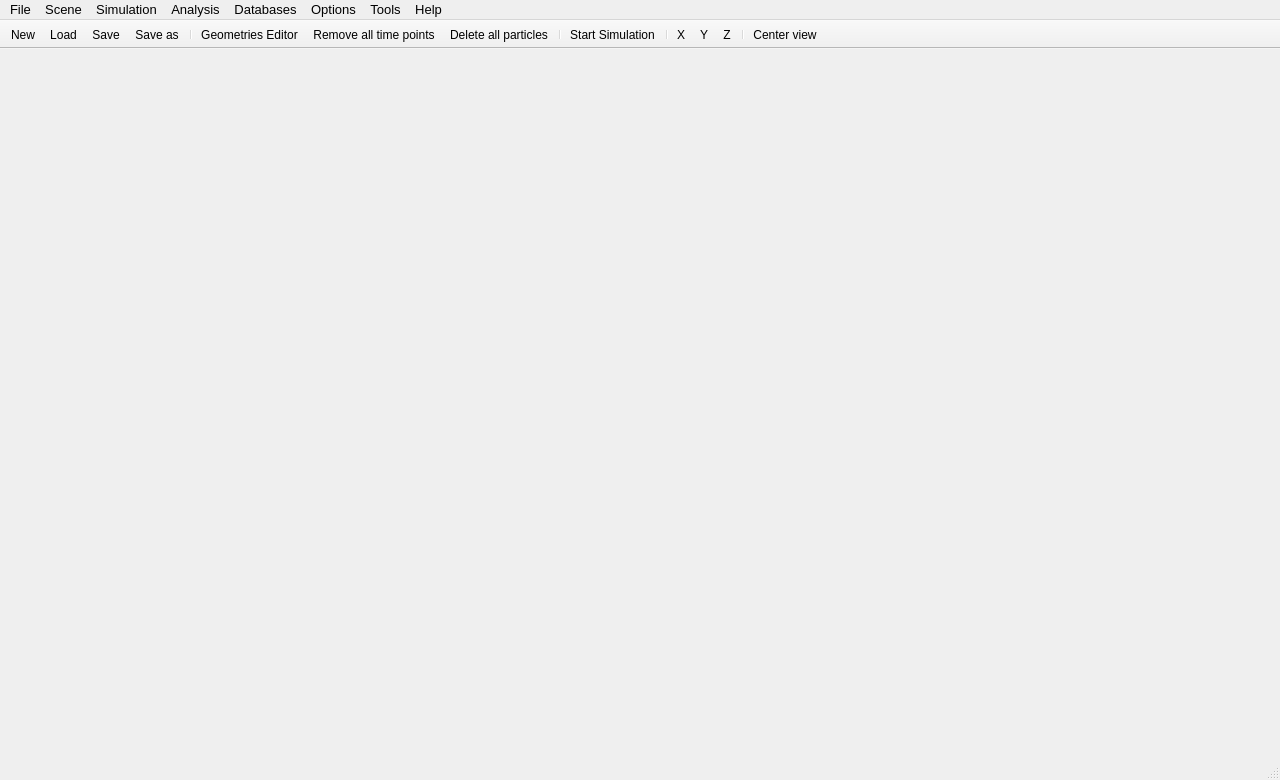
<?xml version="1.0" encoding="UTF-8"?>
<ui version="4.0">
 <class>MusenGUIClass</class>
 <widget class="QMainWindow" name="MusenGUIClass">
  <property name="geometry">
   <rect>
    <x>0</x>
    <y>0</y>
    <width>1280</width>
    <height>780</height>
   </rect>
  </property>
  <property name="sizePolicy">
   <sizepolicy hsizetype="Expanding" vsizetype="Expanding">
    <horstretch>0</horstretch>
    <verstretch>0</verstretch>
   </sizepolicy>
  </property>
  <property name="windowTitle">
   <string>MUSEN</string>
  </property>
  <property name="windowIcon">
   <iconset resource="../../MusenGUI/MusenGUI/musengui.qrc">
    <normaloff>:/MusenGUI/Resources/MUSEN_Ico.png</normaloff>:/MusenGUI/Resources/MUSEN_Ico.png</iconset>
  </property>
  <property name="iconSize">
   <size>
    <width>24</width>
    <height>17</height>
   </size>
  </property>
  <widget class="QWidget" name="centralWidget">
   <property name="MainWidget" stdset="0">
    <bool>true</bool>
   </property>
   <layout class="QHBoxLayout" name="horizontalLayout" stretch="1,5">
    <property name="leftMargin">
     <number>4</number>
    </property>
    <property name="topMargin">
     <number>3</number>
    </property>
    <property name="rightMargin">
     <number>4</number>
    </property>
    <property name="bottomMargin">
     <number>3</number>
    </property>
    <item>
     <widget class="QWidget" name="viewOptions" native="true"/>
    </item>
    <item>
     <layout class="QVBoxLayout" name="verticalLayout" stretch="0,1">
      <property name="spacing">
       <number>0</number>
      </property>
      <item>
       <widget class="CTimeSliderTab" name="timeSlider" native="true"/>
      </item>
      <item>
       <widget class="QWidget" name="sceneViewer" native="true"/>
      </item>
     </layout>
    </item>
   </layout>
  </widget>
  <widget class="QMenuBar" name="menuBar">
   <property name="geometry">
    <rect>
     <x>0</x>
     <y>0</y>
     <width>1280</width>
     <height>23</height>
    </rect>
   </property>
   <property name="font">
    <font>
     <pointsize>10</pointsize>
    </font>
   </property>
   <widget class="QMenu" name="menuFile">
    <property name="font">
     <font>
      <pointsize>10</pointsize>
     </font>
    </property>
    <property name="title">
     <string>File</string>
    </property>
    <addaction name="actionNew"/>
    <addaction name="actionSave"/>
    <addaction name="actionSaveAs"/>
    <addaction name="actionSaveSnapshot"/>
    <addaction name="actionExportToText"/>
    <addaction name="actionImportFromText"/>
    <addaction name="actionImportFromEDEM"/>
    <addaction name="actionLoad"/>
    <addaction name="actionExit"/>
    <addaction name="separator"/>
   </widget>
   <widget class="QMenu" name="menuDatabases">
    <property name="font">
     <font>
      <pointsize>10</pointsize>
     </font>
    </property>
    <property name="toolTip">
     <string/>
    </property>
    <property name="title">
     <string>Databases</string>
    </property>
    <addaction name="actionAgglomeratesDatabase"/>
    <addaction name="actionGeometriesDatabase"/>
    <addaction name="actionMaterialsDatabaseGlobal"/>
   </widget>
   <widget class="QMenu" name="menuScene">
    <property name="font">
     <font>
      <pointsize>10</pointsize>
     </font>
    </property>
    <property name="title">
     <string>Scene</string>
    </property>
    <addaction name="actionBondsGeneration"/>
    <addaction name="actionPackageGenerator"/>
    <addaction name="separator"/>
    <addaction name="actionGeometriesEditor"/>
    <addaction name="actionMaterialsDatabaseLocal"/>
    <addaction name="actionObjectsEditor"/>
    <addaction name="actionSceneEditor"/>
    <addaction name="separator"/>
    <addaction name="actionClearTimePoints"/>
    <addaction name="actionClearSpecificTimePoints"/>
    <addaction name="actionDeleteAllBonds"/>
    <addaction name="actionDeleteAllParticles"/>
    <addaction name="actionDeleteNonConnectedParticles"/>
    <addaction name="actionDeleteSeparateParticles"/>
   </widget>
   <widget class="QMenu" name="menuHelp">
    <property name="font">
     <font>
      <pointsize>10</pointsize>
     </font>
    </property>
    <property name="title">
     <string>Help</string>
    </property>
    <widget class="QMenu" name="menuDocumentation">
     <property name="title">
      <string>Documentation</string>
     </property>
    </widget>
    <addaction name="menuDocumentation"/>
    <addaction name="actionAbout"/>
    <addaction name="separator"/>
    <addaction name="actionWatchOnYoutube"/>
   </widget>
   <widget class="QMenu" name="menuSimulation">
    <property name="font">
     <font>
      <pointsize>10</pointsize>
     </font>
    </property>
    <property name="title">
     <string>Simulation</string>
    </property>
    <addaction name="actionObjectsGenerator"/>
    <addaction name="actionStartSimulation"/>
    <addaction name="actionSimulatorSettings"/>
   </widget>
   <widget class="QMenu" name="menuOptions">
    <property name="font">
     <font>
      <pointsize>10</pointsize>
     </font>
    </property>
    <property name="title">
     <string>Options</string>
    </property>
    <addaction name="actionDefaultUnits"/>
    <addaction name="actionModelManager"/>
    <addaction name="actionConfiguration"/>
   </widget>
   <widget class="QMenu" name="menuAnalysis">
    <property name="title">
     <string>Analysis</string>
    </property>
    <addaction name="actionAgglomeratesAnalyzer"/>
    <addaction name="actionBondsAnalyzer"/>
    <addaction name="actionGeometriesAnalyzer"/>
    <addaction name="actionResultAnalyzer"/>
    <addaction name="actionSampleAnalyzer"/>
    <addaction name="separator"/>
    <addaction name="actionPackageInfo"/>
   </widget>
   <widget class="QMenu" name="menuTools">
    <property name="enabled">
     <bool>true</bool>
    </property>
    <property name="title">
     <string>Tools</string>
    </property>
    <addaction name="actionCameraSettings"/>
    <addaction name="actionExportGeometries"/>
    <addaction name="actionMergeFiles"/>
    <addaction name="actionSaveAsImage"/>
    <addaction name="actionSaveAsImagesSet"/>
   </widget>
   <addaction name="menuFile"/>
   <addaction name="menuScene"/>
   <addaction name="menuSimulation"/>
   <addaction name="menuAnalysis"/>
   <addaction name="menuDatabases"/>
   <addaction name="menuOptions"/>
   <addaction name="menuTools"/>
   <addaction name="menuHelp"/>
  </widget>
  <widget class="QStatusBar" name="statusBar"/>
  <widget class="QToolBar" name="mainToolBar">
   <property name="windowTitle">
    <string>Tool bar</string>
   </property>
   <property name="movable">
    <bool>false</bool>
   </property>
   <property name="iconSize">
    <size>
     <width>24</width>
     <height>17</height>
    </size>
   </property>
   <property name="toolButtonStyle">
    <enum>Qt::ToolButtonIconOnly</enum>
   </property>
   <property name="floatable">
    <bool>false</bool>
   </property>
   <attribute name="toolBarArea">
    <enum>TopToolBarArea</enum>
   </attribute>
   <attribute name="toolBarBreak">
    <bool>false</bool>
   </attribute>
   <addaction name="actionNew"/>
   <addaction name="actionLoad"/>
   <addaction name="actionSave"/>
   <addaction name="actionSaveAs"/>
   <addaction name="separator"/>
   <addaction name="actionGeometriesEditor"/>
   <addaction name="actionClearTimePoints"/>
   <addaction name="actionDeleteAllParticles"/>
   <addaction name="separator"/>
   <addaction name="actionStartSimulation"/>
   <addaction name="separator"/>
   <addaction name="actionAutoCentrateViewX"/>
   <addaction name="actionAutoCentrateViewY"/>
   <addaction name="actionAutoCentrateViewZ"/>
   <addaction name="separator"/>
   <addaction name="actionAutoCentrateView"/>
  </widget>
  <action name="actionLoad">
   <property name="icon">
    <iconset resource="../../MusenGUI/MusenGUI/musengui.qrc">
     <normaloff>:/MusenGUI/folderr.png</normaloff>:/MusenGUI/folderr.png</iconset>
   </property>
   <property name="text">
    <string>Load...</string>
   </property>
   <property name="toolTip">
    <string>Load scene from the .mdem file</string>
   </property>
   <property name="statusTip">
    <string>Load scene from the .mdem file</string>
   </property>
   <property name="whatsThis">
    <string>Load scene from the .mdem file</string>
   </property>
   <property name="shortcut">
    <string>Ctrl+O</string>
   </property>
  </action>
  <action name="actionExit">
   <property name="text">
    <string>Exit</string>
   </property>
   <property name="toolTip">
    <string>Close application</string>
   </property>
   <property name="statusTip">
    <string>Close application</string>
   </property>
   <property name="whatsThis">
    <string>Close application</string>
   </property>
  </action>
  <action name="actionMaterialsDatabaseLocal">
   <property name="text">
    <string>Materials Editor</string>
   </property>
   <property name="toolTip">
    <string>Open materials editor</string>
   </property>
   <property name="statusTip">
    <string>Open database of current materials</string>
   </property>
  </action>
  <action name="actionBondsGeneration">
   <property name="icon">
    <iconset resource="../../MusenGUI/MusenGUI/musengui.qrc">
     <normaloff>:/bondsGeneratorIco/bonds_generator.png</normaloff>:/bondsGeneratorIco/bonds_generator.png</iconset>
   </property>
   <property name="text">
    <string>Bonds Generator</string>
   </property>
   <property name="toolTip">
    <string>Modify properties of materials and mixtures</string>
   </property>
   <property name="statusTip">
    <string>Modify properties of materials and mixtures</string>
   </property>
   <property name="whatsThis">
    <string>Modify properties of materials and mixtures</string>
   </property>
  </action>
  <action name="actionPackageInfo">
   <property name="icon">
    <iconset>
     <normaloff>:/MusenGUI/statistics.png</normaloff>:/MusenGUI/statistics.png</iconset>
   </property>
   <property name="text">
    <string>Scene Info</string>
   </property>
   <property name="toolTip">
    <string>Get the detailed information about the current scene</string>
   </property>
   <property name="statusTip">
    <string>Get the detailed information about the current scene</string>
   </property>
   <property name="whatsThis">
    <string>Get the detailed information about the current scene</string>
   </property>
  </action>
  <action name="actionAbout">
   <property name="text">
    <string>About</string>
   </property>
   <property name="toolTip">
    <string>Get the information about the program</string>
   </property>
   <property name="statusTip">
    <string>Get the information about the program</string>
   </property>
   <property name="whatsThis">
    <string>Get the information about the program</string>
   </property>
  </action>
  <action name="actionPackageGenerator">
   <property name="icon">
    <iconset>
     <normaloff>:/MusenGUI/package_button.jpg</normaloff>:/MusenGUI/package_button.jpg</iconset>
   </property>
   <property name="text">
    <string>Package Generator</string>
   </property>
   <property name="toolTip">
    <string>Create package of spherical particles</string>
   </property>
   <property name="statusTip">
    <string>Create package of spherical particles</string>
   </property>
   <property name="whatsThis">
    <string>Create package of spherical particles</string>
   </property>
  </action>
  <action name="actionNew">
   <property name="icon">
    <iconset resource="../../MusenGUI/MusenGUI/musengui.qrc">
     <normaloff>:/MusenGUI/newPage.png</normaloff>:/MusenGUI/newPage.png</iconset>
   </property>
   <property name="text">
    <string>New...</string>
   </property>
   <property name="toolTip">
    <string>Create new empty scene</string>
   </property>
   <property name="statusTip">
    <string>Create new empty scene</string>
   </property>
   <property name="whatsThis">
    <string>Create new empty scene</string>
   </property>
   <property name="shortcut">
    <string>Ctrl+N</string>
   </property>
   <property name="visible">
    <bool>true</bool>
   </property>
  </action>
  <action name="actionSave">
   <property name="icon">
    <iconset resource="../../MusenGUI/MusenGUI/musengui.qrc">
     <normaloff>:/MusenGUI/save_button.png</normaloff>:/MusenGUI/save_button.png</iconset>
   </property>
   <property name="text">
    <string>Save</string>
   </property>
   <property name="toolTip">
    <string>Save current scene into the current .mdem file</string>
   </property>
   <property name="statusTip">
    <string>Save current scene into the current .mdem file</string>
   </property>
   <property name="whatsThis">
    <string>Save current scene into the current .mdem file</string>
   </property>
   <property name="shortcut">
    <string>Ctrl+S</string>
   </property>
  </action>
  <action name="actionExportToText">
   <property name="icon">
    <iconset resource="../../MusenGUI/MusenGUI/musengui.qrc">
     <normaloff>:/MusenGUI/save_button_txt.png</normaloff>:/MusenGUI/save_button_txt.png</iconset>
   </property>
   <property name="text">
    <string>Export as text</string>
   </property>
   <property name="toolTip">
    <string>Save current scene as a text file</string>
   </property>
   <property name="statusTip">
    <string>Save current scene as a text file</string>
   </property>
   <property name="whatsThis">
    <string>Save current scene as a text file</string>
   </property>
  </action>
  <action name="actionObjectsEditor">
   <property name="text">
    <string>Objects Editor</string>
   </property>
   <property name="iconText">
    <string>Objects editor</string>
   </property>
   <property name="toolTip">
    <string>Manual objects editor</string>
   </property>
   <property name="statusTip">
    <string>Manual objects editor</string>
   </property>
   <property name="whatsThis">
    <string>Manual objects editor</string>
   </property>
  </action>
  <action name="actionClearTimePoints">
   <property name="icon">
    <iconset resource="../../MusenGUI/MusenGUI/musengui.qrc">
     <normaloff>:/MusenGUI/Pictures/clock.png</normaloff>:/MusenGUI/Pictures/clock.png</iconset>
   </property>
   <property name="text">
    <string>Remove all time points</string>
   </property>
   <property name="toolTip">
    <string>Remove all time points in the current file</string>
   </property>
   <property name="statusTip">
    <string>Remove all time points in the current file</string>
   </property>
   <property name="whatsThis">
    <string>Remove all time points in the current file</string>
   </property>
  </action>
  <action name="actionSampleAnalyzer">
   <property name="enabled">
    <bool>true</bool>
   </property>
   <property name="text">
    <string>Sample Analyzer</string>
   </property>
   <property name="toolTip">
    <string>A tool for analyzing the scene in a specific volume</string>
   </property>
   <property name="statusTip">
    <string>A tool for analyzing the scene in  specific volume</string>
   </property>
   <property name="whatsThis">
    <string>A tool for analyzing the scene in a specific volume</string>
   </property>
  </action>
  <action name="actionSaveAsImage">
   <property name="text">
    <string>Save as image</string>
   </property>
   <property name="toolTip">
    <string>Save current view as an image</string>
   </property>
   <property name="statusTip">
    <string>Save current view as an image</string>
   </property>
   <property name="whatsThis">
    <string>Save current view as an image</string>
   </property>
  </action>
  <action name="actionSaveAsImagesSet">
   <property name="text">
    <string>Save set of images</string>
   </property>
   <property name="toolTip">
    <string>Save current simulation as a set of images</string>
   </property>
   <property name="statusTip">
    <string>Save current simulation as a set of images</string>
   </property>
   <property name="whatsThis">
    <string>Save current simulation as a set of images</string>
   </property>
  </action>
  <action name="actionWatchOnYoutube">
   <property name="enabled">
    <bool>true</bool>
   </property>
   <property name="icon">
    <iconset resource="../../MusenGUI/MusenGUI/musengui.qrc">
     <normaloff>:/MusenGUI/Pictures/youtube_icon.png</normaloff>:/MusenGUI/Pictures/youtube_icon.png</iconset>
   </property>
   <property name="text">
    <string>Watch on YouTube</string>
   </property>
   <property name="toolTip">
    <string>Open YouTube channel</string>
   </property>
   <property name="statusTip">
    <string>Open YouTube channel</string>
   </property>
   <property name="whatsThis">
    <string>Open YouTube channel</string>
   </property>
  </action>
  <action name="actionSceneEditor">
   <property name="text">
    <string>Scene Editor</string>
   </property>
   <property name="toolTip">
    <string>Modify total scene</string>
   </property>
   <property name="statusTip">
    <string>Modify total scene</string>
   </property>
   <property name="whatsThis">
    <string>Modify total scene</string>
   </property>
  </action>
  <action name="actionConfiguration">
   <property name="text">
    <string>Settings</string>
   </property>
   <property name="toolTip">
    <string>Specify program options </string>
   </property>
   <property name="statusTip">
    <string>Specify program options </string>
   </property>
   <property name="whatsThis">
    <string>Specify program options </string>
   </property>
  </action>
  <action name="actionDeleteAllParticles">
   <property name="icon">
    <iconset resource="../../MusenGUI/MusenGUI/musengui.qrc">
     <normaloff>:/MusenGUI/Pictures/deleteParticles.png</normaloff>:/MusenGUI/Pictures/deleteParticles.png</iconset>
   </property>
   <property name="text">
    <string>Delete all particles</string>
   </property>
   <property name="toolTip">
    <string>Delete all particles from the current scene</string>
   </property>
   <property name="statusTip">
    <string>Delete all particles from the current scene</string>
   </property>
   <property name="whatsThis">
    <string>Delete all particles from the current scene</string>
   </property>
  </action>
  <action name="actionSaveSnapshot">
   <property name="text">
    <string>Save data snapshot</string>
   </property>
   <property name="toolTip">
    <string>Save selected time point as a separate .mdem file</string>
   </property>
   <property name="statusTip">
    <string>Save selected time point as a separate .mdem file</string>
   </property>
   <property name="whatsThis">
    <string>Save selected time point as a separate .mdem file</string>
   </property>
  </action>
  <action name="actionGeometriesDatabase">
   <property name="text">
    <string>Geometries</string>
   </property>
   <property name="toolTip">
    <string>Open database of geometries</string>
   </property>
   <property name="statusTip">
    <string>Open database of geometries</string>
   </property>
   <property name="whatsThis">
    <string>Open database of geometries</string>
   </property>
  </action>
  <action name="actionAgglomeratesDatabase">
   <property name="icon">
    <iconset resource="../../MusenGUI/MusenGUI/musengui.qrc">
     <normaloff>:/MusenGUI/Pictures/aggloIco.png</normaloff>:/MusenGUI/Pictures/aggloIco.png</iconset>
   </property>
   <property name="text">
    <string>Agglomerates</string>
   </property>
   <property name="toolTip">
    <string>Open database of agglomerates</string>
   </property>
   <property name="statusTip">
    <string>Open database of agglomerates</string>
   </property>
   <property name="whatsThis">
    <string>Open database of agglomerates</string>
   </property>
  </action>
  <action name="actionObjectsGenerator">
   <property name="text">
    <string>Dynamic Generator</string>
   </property>
   <property name="toolTip">
    <string>Specify parameters for generation of new particles</string>
   </property>
   <property name="statusTip">
    <string>Specify parameters for generation of new particles</string>
   </property>
   <property name="whatsThis">
    <string>Specify parameters for generation of new particles</string>
   </property>
  </action>
  <action name="actionGeometriesEditor">
   <property name="icon">
    <iconset resource="../../MusenGUI/MusenGUI/musengui.qrc">
     <normaloff>:/MusenGUI/Pictures/geomEditorIco.png</normaloff>:/MusenGUI/Pictures/geomEditorIco.png</iconset>
   </property>
   <property name="text">
    <string>Geometries Editor</string>
   </property>
   <property name="toolTip">
    <string>Modify position, size and velocity of geometrical objects</string>
   </property>
   <property name="statusTip">
    <string>Modify position, size and velocity of geometrical objects</string>
   </property>
   <property name="whatsThis">
    <string>Modify position, size and velocity of geometrical objects</string>
   </property>
  </action>
  <action name="actionStartSimulation">
   <property name="icon">
    <iconset resource="../../MusenGUI/MusenGUI/musengui.qrc">
     <normaloff>:/MusenGUI/Pictures/Play_Icon.png</normaloff>:/MusenGUI/Pictures/Play_Icon.png</iconset>
   </property>
   <property name="text">
    <string>Start Simulation</string>
   </property>
   <property name="toolTip">
    <string>Main simulator</string>
   </property>
   <property name="statusTip">
    <string>Main simulator</string>
   </property>
   <property name="whatsThis">
    <string>Main simulator</string>
   </property>
  </action>
  <action name="actionResultAnalyzer">
   <property name="text">
    <string>Particles Analyzer</string>
   </property>
   <property name="toolTip">
    <string>Particles analyzer</string>
   </property>
   <property name="statusTip">
    <string>Particles analyzer</string>
   </property>
   <property name="whatsThis">
    <string>Particles analyzer</string>
   </property>
  </action>
  <action name="actionGeometriesAnalyzer">
   <property name="text">
    <string>Geometries Analyzer</string>
   </property>
   <property name="toolTip">
    <string>Geometries analyzer</string>
   </property>
   <property name="statusTip">
    <string>Geometries analyzer</string>
   </property>
   <property name="whatsThis">
    <string>Geometries analyzer</string>
   </property>
  </action>
  <action name="actionBondsAnalyzer">
   <property name="text">
    <string>Bonds Analyzer</string>
   </property>
   <property name="toolTip">
    <string>Bonds analyzer</string>
   </property>
   <property name="statusTip">
    <string>Bonds analyzer</string>
   </property>
   <property name="whatsThis">
    <string>Bonds analyzer</string>
   </property>
  </action>
  <action name="actionCollisionsAnalyzer">
   <property name="text">
    <string>Collisions Analyzer</string>
   </property>
   <property name="toolTip">
    <string>Collisions analyzer</string>
   </property>
   <property name="statusTip">
    <string>Collisions analyzer</string>
   </property>
   <property name="whatsThis">
    <string>Collisions analyzer</string>
   </property>
  </action>
  <action name="actionImportFromText">
   <property name="text">
    <string>Import from text</string>
   </property>
   <property name="iconText">
    <string>Import from text </string>
   </property>
   <property name="toolTip">
    <string>Import data from a text file</string>
   </property>
   <property name="statusTip">
    <string>Import data from a text file</string>
   </property>
   <property name="whatsThis">
    <string>Import data from a text file</string>
   </property>
  </action>
  <action name="actionImportFromEDEM">
   <property name="enabled">
    <bool>false</bool>
   </property>
   <property name="text">
    <string>Import from EDEM</string>
   </property>
   <property name="visible">
    <bool>false</bool>
   </property>
  </action>
  <action name="actionSaveAs">
   <property name="icon">
    <iconset resource="../../MusenGUI/MusenGUI/musengui.qrc">
     <normaloff>:/MusenGUI/Pictures/save_as.png</normaloff>:/MusenGUI/Pictures/save_as.png</iconset>
   </property>
   <property name="text">
    <string>Save as...</string>
   </property>
   <property name="toolTip">
    <string>Save current scene into the new .mdem file</string>
   </property>
   <property name="statusTip">
    <string>Save current scene into the new .mdem file</string>
   </property>
   <property name="whatsThis">
    <string>Save current scene into the new .mdem file</string>
   </property>
   <property name="shortcut">
    <string>Ctrl+Shift+S</string>
   </property>
  </action>
  <action name="actionAutoCentrateView">
   <property name="icon">
    <iconset resource="../../MusenGUI/MusenGUI/musengui.qrc">
     <normaloff>:/MusenGUI/autoCentrate.png</normaloff>:/MusenGUI/autoCentrate.png</iconset>
   </property>
   <property name="text">
    <string>Center view</string>
   </property>
   <property name="toolTip">
    <string>Center view</string>
   </property>
  </action>
  <action name="actionModelManager">
   <property name="text">
    <string>Model Manager</string>
   </property>
   <property name="toolTip">
    <string>Setup paths to models</string>
   </property>
   <property name="statusTip">
    <string>Setup paths to models</string>
   </property>
   <property name="whatsThis">
    <string>Setup paths to models</string>
   </property>
  </action>
  <action name="actionDefaultUnits">
   <property name="text">
    <string>Default Units</string>
   </property>
   <property name="toolTip">
    <string>Configure default units of measurement</string>
   </property>
   <property name="statusTip">
    <string>Configure default units of measurement</string>
   </property>
   <property name="whatsThis">
    <string>Configure default units of measurement</string>
   </property>
  </action>
  <action name="actionDeleteAllBonds">
   <property name="text">
    <string>Delete all bonds</string>
   </property>
   <property name="toolTip">
    <string>Delete all bonds from the current scene</string>
   </property>
   <property name="statusTip">
    <string>Delete all bonds from the current scene</string>
   </property>
   <property name="whatsThis">
    <string>Delete all bonds from the current scene</string>
   </property>
  </action>
  <action name="actionAgglomeratesAnalyzer">
   <property name="text">
    <string>Agglomerates Analyzer</string>
   </property>
   <property name="toolTip">
    <string>Agglomerates analyzer</string>
   </property>
   <property name="statusTip">
    <string>Agglomerates analyzer</string>
   </property>
   <property name="whatsThis">
    <string>Agglomerates analyzer</string>
   </property>
  </action>
  <action name="actionExportGeometries">
   <property name="text">
    <string>Export geometries as STL</string>
   </property>
   <property name="toolTip">
    <string>Export geometries as binary STL file</string>
   </property>
   <property name="statusTip">
    <string>Export geometries as binary STL file</string>
   </property>
   <property name="whatsThis">
    <string>Export geometries as binary STL file</string>
   </property>
  </action>
  <action name="actionMaterialsDatabaseGlobal">
   <property name="text">
    <string>Materials</string>
   </property>
   <property name="toolTip">
    <string>Open database of materials</string>
   </property>
   <property name="statusTip">
    <string>Open database of materials</string>
   </property>
   <property name="whatsThis">
    <string>Open database of materials</string>
   </property>
  </action>
  <action name="actionAutoCentrateViewX">
   <property name="icon">
    <iconset resource="../../MusenGUI/MusenGUI/musengui.qrc">
     <normaloff>:/MusenGUI/Pictures/autoCentrateX.png</normaloff>:/MusenGUI/Pictures/autoCentrateX.png</iconset>
   </property>
   <property name="text">
    <string>X</string>
   </property>
   <property name="toolTip">
    <string>Center by X</string>
   </property>
  </action>
  <action name="actionAutoCentrateViewY">
   <property name="icon">
    <iconset resource="../../MusenGUI/MusenGUI/musengui.qrc">
     <normaloff>:/MusenGUI/Pictures/autoCentrateY.png</normaloff>:/MusenGUI/Pictures/autoCentrateY.png</iconset>
   </property>
   <property name="text">
    <string>Y</string>
   </property>
   <property name="toolTip">
    <string>Center by Y</string>
   </property>
  </action>
  <action name="actionAutoCentrateViewZ">
   <property name="icon">
    <iconset resource="../../MusenGUI/MusenGUI/musengui.qrc">
     <normaloff>:/MusenGUI/Pictures/autoCentrateZ.png</normaloff>:/MusenGUI/Pictures/autoCentrateZ.png</iconset>
   </property>
   <property name="text">
    <string>Z</string>
   </property>
   <property name="toolTip">
    <string>Center by Z</string>
   </property>
  </action>
  <action name="actionMergeFiles">
   <property name="checkable">
    <bool>false</bool>
   </property>
   <property name="checked">
    <bool>false</bool>
   </property>
   <property name="enabled">
    <bool>true</bool>
   </property>
   <property name="text">
    <string>Merge files</string>
   </property>
   <property name="visible">
    <bool>true</bool>
   </property>
   <property name="iconVisibleInMenu">
    <bool>true</bool>
   </property>
  </action>
  <action name="actionDeleteNonConnectedParticles">
   <property name="text">
    <string>Delete particles without bonds</string>
   </property>
   <property name="toolTip">
    <string>Delete particles which are not connected with bonds</string>
   </property>
  </action>
  <action name="actionSimulatorSettings">
   <property name="text">
    <string>Simulator Settings</string>
   </property>
  </action>
  <action name="actionClearSpecificTimePoints">
   <property name="text">
    <string>Remove specific time points</string>
   </property>
  </action>
  <action name="actionDeleteSeparateParticles">
   <property name="text">
    <string>Delete separate particles</string>
   </property>
   <property name="toolTip">
    <string>Remove all particles with coordination number of 0</string>
   </property>
  </action>
  <action name="actionCameraSettings">
   <property name="text">
    <string>Camera settings</string>
   </property>
   <property name="toolTip">
    <string>Current camera settings</string>
   </property>
  </action>
 </widget>
 <layoutdefault spacing="6" margin="11"/>
 <customwidgets>
  <customwidget>
   <class>CTimeSliderTab</class>
   <extends>QWidget</extends>
   <header location="global">TimeSliderTab.h</header>
   <container>1</container>
  </customwidget>
 </customwidgets>
 <resources>
  <include location="../../MusenGUI/MusenGUI/musengui.qrc"/>
 </resources>
 <connections/>
</ui>
